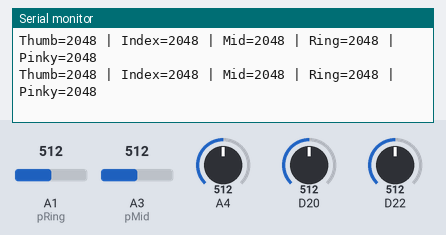
A sketch run on a simulated Arduino Zero (SAMD21). On the bench: the last lines printed to the serial monitor. The inputs (shaded band) are chosen by the test bench; at power-on: A1 (pRing) = 512, A3 (pMid) = 512, A4 = 512, D20 = 512, D22 = 512 (analog values on the 0–1023 scale).

Above: at 2.7 s.
2.8 s: A1 (pRing) set to 716
At 3.4 s:
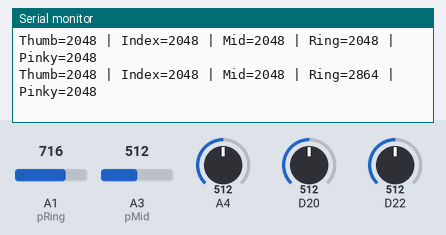
4.3 s: A3 (pMid) set to 716
At 4.9 s:
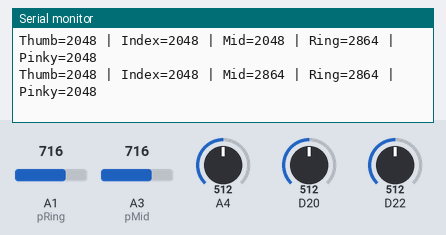
5.8 s: A4 set to 716
At 6.4 s:
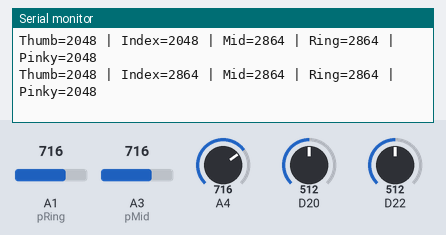
7.3 s: D20 set to 716
At 7.8 s:
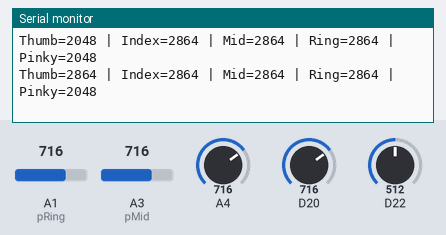
8.8 s: D22 set to 716
At 9.4 s:
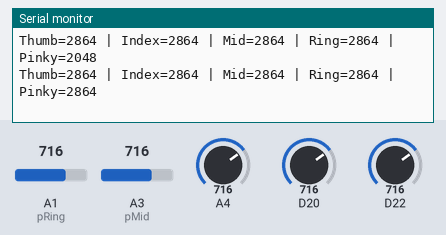
10.3 s: A1 (pRing) set to 992
At 10.9 s:
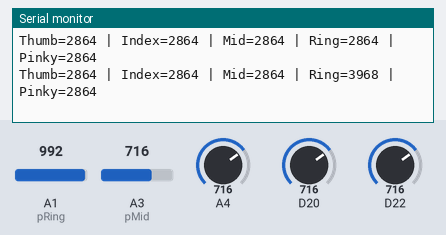
Timing chart, 0 to 12.8 s (numbered marks = the images above; inputs shaded):
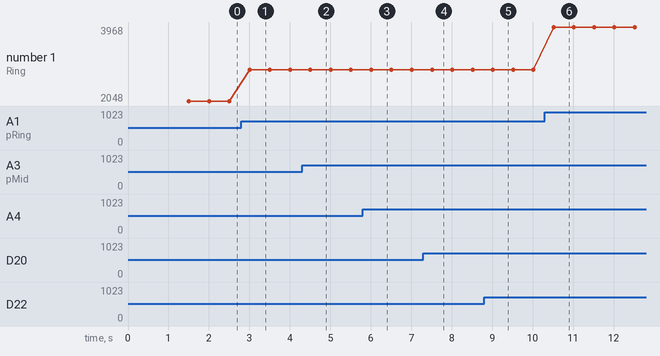

Measured:
- after the input at 2.8 s, the serial monitor: prints a new line after 0.20 s (image 1)
- after the input at 4.3 s, the serial monitor: prints a new line after 0.21 s (image 2)
- after the input at 5.8 s, the serial monitor: prints a new line after 0.21 s (image 3)
- after the input at 7.3 s, the serial monitor: prints a new line after 0.21 s (image 4)
- after the input at 8.8 s, the serial monitor: prints a new line after 0.22 s (image 5)
- after the input at 10.3 s, the serial monitor: prints a new line after 0.22 s (image 6)
- plotted number 1: 2048 → 2864 after the input at 2.8 s, 2864 → 3968 after the input at 10.3 s

The sketch:

left_raw_test.ino
```cpp
// ============================================================
// LEFT GLOVE - RAW SENSOR TEST
// ============================================================

const int pThumb = 6;
const int pIndex = 4;
const int pMid   = 17;
const int pRing  = 15;
const int pPinky = 8;

void setup()
{
    Serial.begin(115200);
    delay(1500);

    analogReadResolution(12);

    Serial.println();
    Serial.println("================================");
    Serial.println("     LEFT GLOVE SENSOR TEST");
    Serial.println("================================");
    Serial.println();
}

void loop()
{
    int thumb = analogRead(pThumb);
    int index = analogRead(pIndex);
    int mid   = analogRead(pMid);
    int ring  = analogRead(pRing);
    int pinky = analogRead(pPinky);

    Serial.print("Thumb=");
    Serial.print(thumb);

    Serial.print(" | Index=");
    Serial.print(index);

    Serial.print(" | Mid=");
    Serial.print(mid);

    Serial.print(" | Ring=");
    Serial.print(ring);

    Serial.print(" | Pinky=");
    Serial.println(pinky);

    delay(500);
}
```
